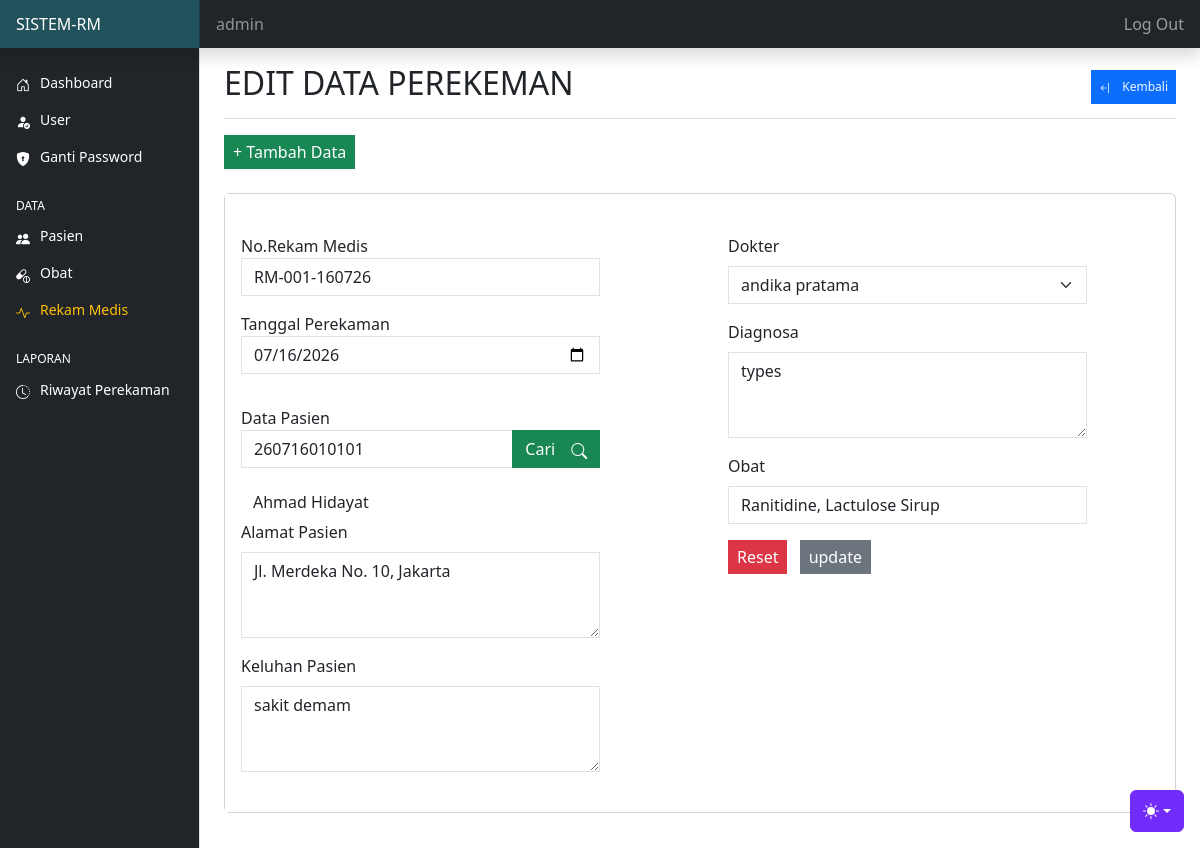
The page /rekamedis/edit-data.php?id=RM-001-160726 (signed in) on the database its author committed.
### tables this page shows
CREATE TABLE `tbl_rekamedis` (
  `no_rm` varchar(17) NOT NULL,
  `tgl_rm` date NOT NULL,
  `id_pasien` varchar(20) DEFAULT NULL,
  `keluhan` text NOT NULL,
  `id_dokter` int(11) NOT NULL,
  `diagnosa` text NOT NULL,
  `obat` text NOT NULL
);

CREATE TABLE `tbl_pasien` (
  `id` varchar(20) NOT NULL,
  `nama` varchar(250) NOT NULL,
  `nik` varchar(16) NOT NULL,
  `tgl_lahir` date NOT NULL,
  `gender` enum('p','w') NOT NULL,
  `telepon` varchar(15) NOT NULL,
  `alamat` varchar(255) NOT NULL
);

CREATE TABLE `tbl_user` (
  `userid` int(11) NOT NULL,
  `username` varchar(30) NOT NULL,
  `fullname` varchar(100) NOT NULL,
  `password` varchar(250) NOT NULL,
  `jabatan` enum('1','2','3') NOT NULL COMMENT '1=administrator,\r\n2=petugas, 3=dokter',
  `alamat` varchar(200) NOT NULL,
  `gambar` varchar(200) NOT NULL
);

### config.php (called while the page is built, shortened)
<?php
$main_url = "http://localhost/rm_datapasien/";
?>

### rekamedis/edit-data.php (the view, shortened to what this page needs)
    <?php
    require "../config.php";
    require  "../template/header.php";
    require  "../template/navbar.php";
    require  "../template/sidebar.php";
  $id = $_GET['id'];
$sqlrm = "SELECT *, tbl_pasien.alamat AS alamatpasien FROM tbl_rekamedis
INNER JOIN tbl_pasien ON tbl_rekamedis.id_pasien = tbl_pasien.id
INNER JOIN tbl_user ON tbl_rekamedis.id_dokter = tbl_user.userid
WHERE no_rm = '$id'";
$queryrm = mysqli_query($koneksi, $sqlrm);
$rm = mysqli_fetch_array($queryrm);
    ?>
    <main class="col-md-9 ms-sm-auto col-lg-10 px-md-4 min-vh-100">
        <div class="d-flex justify-content-between flex-wrap flex-md-nowrap align-items-center pt-3 pb-2 border-bottom">
            <h2>EDIT DATA PEREKEMAN</h2>
            <br>
            <a href="<?php echo $main_url ?>rekamedis/tambah-data.php" style="display:inline-flex; align-items:center; gap:7px; padding: 8px 8px; background:#0d6efd; color:aliceblue;
                border-radius:0; text-decoration:none; font-size:12px; font-weight:400; transition:all 0.2s;">
                <i class="bi bi-arrow-bar-left"></i>Kembali
            </a>
        </div>
        <div class="mt-3">
            <button type="button" class="btn btn-success py-1 px-2 rounded-0" data-bs-toggle="modal"
                data-bs-target="#modaltambah">
                + Tambah Data
            </button>
            <div class="card mt-4">
                <form action="proses-data.php" method="POST">
                    <div class="row">
                        <div class="col-sm-6 rounded">
                            <div class="card rounded-0 border-0">
                                <div class="card-body py-4">
                                    <div class="col-md-10">
                                        <label for="noRm" class="mt-3">No.Rekam Medis</label>
                                        <input type="text" class="form-control rounded-0" name="no_rm" id="noRm"
                                            value="<?= $rm['no_rm']; ?>" readonly>
                                    </div>
                                    <div class="col-md-10 mb-3">
                                        <label for="tgl" class="mt-3">Tanggal Perekaman</label>
                                        <input type="date" class="form-control rounded-0" name="tgl" id="tgl"
                                            value="<?php echo $rm['tgl_rm'] ?>" required>
                                    </div>
                                    <div class="col-md-10">
                                        <label for="pasien" class="mt-3">Data Pasien</label>
                                        <div class="input-group mb-3">
                                            <input type="text" class="form-control rounded-0" name="pasien"
                                                id="pasien_id" aria-describedby="button-addon2"
                                                value="<?php echo $rm['id_pasien'] ?>">
                                            <button class="btn btn-success rounded-0" type="button" id="caripasien"
                                                data-bs-toggle="modal" data-bs-target="#modalPasien">Cari<i
                                                    class="bi bi-search px-3"></i></button>
                                        </div>
                                    </div>
                                    <div class="col-mb-3">
                                        <input type="text" class="form-control border-0" name="namaPasien"
                                            id="namaPasien" value="<?php echo $rm['nama'] ?>" readonly>
                                    </div>
                                    <div class="mb-3 col-md-10">
                                        <label for="alamatPasien" class="form-label">Alamat Pasien</label>
                                        <textarea class="form-control rounded-0" id="alamatPasien" rows="3"
                                            readonly><?php echo $rm['alamatpasien'] ?></textarea>
                                    </div>
                                    <div class="mb-3 col-md-10">
                                        <label for="label" class="form-label">Keluhan Pasien</label>
                                        <textarea class="form-control rounded-0" name="keluhanpasien" id="keluhanpasien"
                                            placeholder="Masukan Keluhan Pasien"
                                            rows="3"><?php echo $rm['keluhan'] ?></textarea>
                                    </div>
                                </div>
                            </div>
                        </div>
                        <div class="col-sm-6 mt-2">
                            <div class="card rounded-0 border-0">
                                <div class="card-body">
                                    <label for="dokter" class="form-label mt-3">Dokter</label>
                                    <div class="col-md-10 mb-3">
                                        <select name="dokter" id="dokter" class="form-select rounded-0" required>
                                            <?php
                                            $queryDokter    = mysqli_query($koneksi, "SELECT * FROM tbl_user WHERE jabatan = 3");
                                            while ($data = mysqli_fetch_array($queryDokter)) { ?>
                                            <option value="<?php echo $data['userid'] ?>"
                                                <?php echo $data['userid'] == $rm['id_dokter'] ? 'selected' : '' ?>>
                                                <?php echo $data['fullname'] ?></option>
                                            <?php } ?>
                                        </select>
                                    </div>
                                    <div class="col-md-12 mt-3">
                                        <div class="mb-3 col-md-10">
                                            <label for="diagnosa" class="form-label">Diagnosa</label>
                                            <textarea class="form-control rounded-0" id="diagnosa" name="diagnosa"
                                                rows="3" placeholder="..."
                                                required><?php echo $rm['diagnosa'] ?></textarea>
                                        </div>
                                        <div class="form-group mb-3 col-md-10">
                                            <label for="obat" class="form-label">Obat</label>
                                            <input type="text" name="obat" class="form-control rounded-0" id="obat"
                                                placeholder="Pilih Obat" value="<?php echo $rm['obat'] ?>">
                                        </div>
                                        <div class="mt-3">
                                            <button type="reset"
                                                class="btn btn-danger rounded-0 px-2 py-1 me-2">Reset</button>
                                            <button type="submit" name="update"
                                                class="btn btn-secondary rounded-0 px-2 py-1">update</button>
                                        </div>
                                    </div>
                                </div>
                            </div>
                        </div>
                    </div>
                </form>
            </div>
        </div>
    </main>
    <?php require "../template/footer.php"; ?>

### asset/dashboard/dashboard.css (style rules this page uses)
.bi { display: inline-block; width: 1rem; height: 1rem; }

### template/header.php (style rules this page uses)
.bi { vertical-align: -0.125em; fill: currentColor; }

### rows shown on the page
tbl_rekamedis: no_rm "RM-001-160726", tgl "07/16/2026", pasien "260716010101", namaPasien "Ahmad Hidayat", id_pasien.alamat "Jl. Merdeka No. 10, Jakarta", keluhanpasien "sakit demam", dokter "andika pratama", diagnosa "types", obat "Ranitidine, Lactulose Sirup"

### other values the page prints
$_SESSION['ssUserRM'] "admin"
